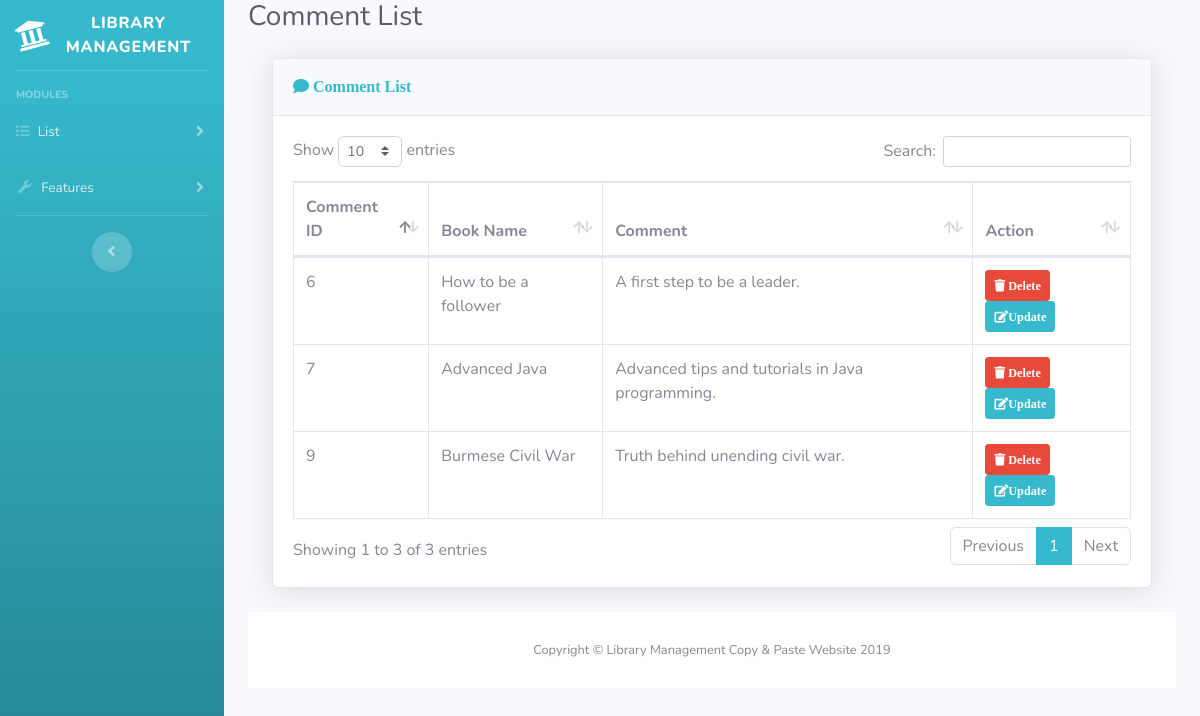
The page /comment_list.php on the database its author committed.
### tables this page shows
CREATE TABLE `Comments` (
  `CommentsID` int(11) NOT NULL AUTO_INCREMENT,
  `AssetsID` int(11) NOT NULL,
  `Comments` varchar(200) DEFAULT NULL,
  PRIMARY KEY (`CommentsID`),
  KEY `fk_Comments_Assets1_idx` (`AssetsID`),
  CONSTRAINT `fk_Comments_Assets1` FOREIGN KEY (`AssetsID`) REFERENCES `Assets` (`AssetsID`)
);

CREATE TABLE `Assets` (
  `AssetsID` int(11) NOT NULL AUTO_INCREMENT,
  `Category` varchar(45) NOT NULL,
  `BookName` varchar(100) NOT NULL,
  `Manufacturer` varchar(45) NOT NULL,
  `AcquiredDate` varchar(10) NOT NULL,
  `PurchasedPrice` varchar(45) NOT NULL,
  `CurrentValue` varchar(45) NOT NULL,
  `BookCondition` varchar(7) NOT NULL,
  `Location` varchar(45) NOT NULL,
  PRIMARY KEY (`AssetsID`)
);

### comment_list.php (the view, shortened to what this page needs)
<!DOCTYPE html>
<html lang="en">
<head>
    <link href="vendor/fontawesome-free/css/all.min.css" rel="stylesheet" type="text/css">
    <link href="css/sb-admin-2.min.css" rel="stylesheet">
    <link href="vendor/datatables/dataTables.bootstrap4.min.css" rel="stylesheet">
</head>
<body id="page-top">
<div id="wrapper">
    <ul class="navbar-nav bg-gradient-info sidebar sidebar-dark accordion" id="accordionSidebar">
        <a class="sidebar-brand d-flex align-items-center justify-content-center" href="index.php">
            <div class="sidebar-brand-icon rotate-n-15">
                <i class="fa fa-university" aria-hidden="true"></i>
            </div>
            <div class="sidebar-brand-text mx-3">Library Management</div>
        </a>
        <hr class="sidebar-divider">
        <div class="sidebar-heading">
            Modules
        </div>
        <li class="nav-item">
            <a class="nav-link collapsed" href="#" data-toggle="collapse" data-target="#collapseTwo" aria-expanded="true" aria-controls="collapseTwo">
                <i class="fa fa-list" aria-hidden="true"></i>
                <span>List</span>
            </a>
        </li>
        <li class="nav-item">
            <a class="nav-link collapsed" href="#" data-toggle="collapse" data-target="#collapseUtilities" aria-expanded="true" aria-controls="collapseUtilities">
                <i class="fas fa-fw fa-wrench"></i>
                <span>Features</span>
            </a>
        </li>
        <hr class="sidebar-divider d-none d-md-block">
        <div class="text-center d-none d-md-inline">
            <button class="rounded-circle border-0" id="sidebarToggle"></button>
        </div>
    </ul>
    <div id="content-wrapper" class="d-flex flex-column">
        <div id="content">
            <div class="container-fluid">
                <div class="d-sm-flex align-items-center justify-content-between mb-4">
                    <h1 class="h3 mb-0 text-gray-800">Comment List</h1>
                </div>
                <div class="container-fluid">
                    <div class="card shadow mb-4">
                        <div class="card-header py-3">
                            <h6 class="fa fa-comment m-0 font-weight-bold text-info"> Comment List</h6>
                        </div>
                        <div class="card-body">
                            <div class="table-responsive">
                                <?php
                                include_once 'edit/db_connect.php';
                                $query = "SELECT Comments.CommentsID, Assets.BookName, Comments.Comments ";
                                $query .= "FROM Assets ";
                                $query .= "JOIN Comments ON Assets.AssetsID = Comments.AssetsID";
                                $result = mysqli_query($conn,$query);
                                if (!$result) {
                                    $string = "<div class='alert alert-danger alert-dismissible fade show' role='alert'>
                                Query Failed!
                                <button type='button' class='close' data-dismiss='alert' aria-label='Close'>
                                <span aria-hidden='true'>&times;</span>
                                </button>
                                </div>";
                                    $_SESSION['commentListMsg'] = $string;
                                } else {
                                    echo "<table class='table table-bordered' id='dataTable' width='100%' cellspacing='0'>";
                                    echo "<thead>";
                                    echo "<tr>";
                                    echo "<th>Comment ID</th>";
                                    echo "<th>Book Name</th>";
                                    echo "<th>Comment</th>";
                                    echo "<th>Action</th>";
                                    echo "</tr>";
                                    echo"</thead>";
                                    echo "<tbody>";
                                    while ($row = mysqli_fetch_array($result)) {
                                        echo "<tr>";
                                        echo "<td>".$row['CommentsID']."</td>";
                                        echo "<td>".$row['BookName']."</td>";
                                        echo "<td>".$row['Comments']."</td>";
                                        echo "<td><a class='btn btn-danger btn-sm' href=edit/delete_comment.php?id_number=".$row['CommentsID'].">
                                        <i class='fas fa-trash fa-sm'> Delete</i></a>";
                                        echo "<a class='btn btn-info btn-sm' href=edit_update_comment.php?id_number=".$row['CommentsID'].">
                                        <i class='fa fa-edit fa-sm'>Update</i></a></td>";
                                        echo "</tr>";
                                    }
                                    echo "</tbody>";
                                    echo "</table>";
                                }
                                ?>
                            </div>
                        </div>
                    </div>
                </div>
                <footer class="sticky-footer bg-white">
                    <div class="container my-auto">
                        <div class="copyright text-center my-auto">
                            <span>Copyright &copy; Library Management Copy & Paste Website 2019</span>
                        </div>
                    </div>
                </footer>
            </div>
        </div>
    </div>
</div>
</body>
</html>

### rows shown on the page
comments: CommentsID "6", AssetsID.BookName "How to be a follower", Comments "A first step to be a leader."
comments: CommentsID "7", AssetsID.BookName "Advanced Java", Comments "Advanced tips and tutorials in Java programming."
comments: CommentsID "9", AssetsID.BookName "Burmese Civil War", Comments "Truth behind unending civil war."
